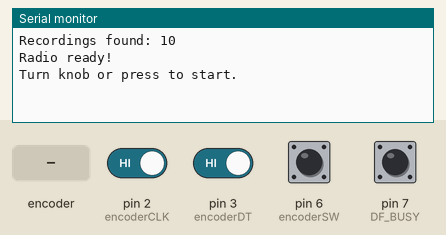
Bench run of a sketch on a simulated Arduino Uno, built with avr-gcc and run on an emulated ATmega328P. On the bench: the last lines printed to the serial monitor. The test bench sets the inputs (shaded band); at power-on: pin 2 (encoderCLK), pin 3 (encoderDT), pin 6 (encoderSW), pin 7 (DF_BUSY) HIGH. The audio player accepts every command and is not drawn.

Above: at 2.2 s.
2.3 s: rotary encoder on pin 2 (encoderCLK) / pin 3 (encoderDT) turned 3 steps (first pin leading)
At 3.9 s:
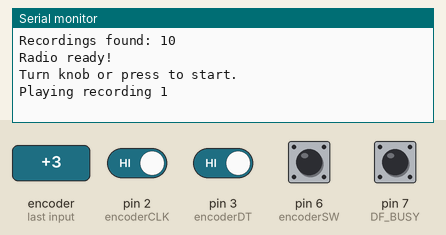
4.4 s: pin 6 (encoderSW) driven LOW
At 5.1 s:
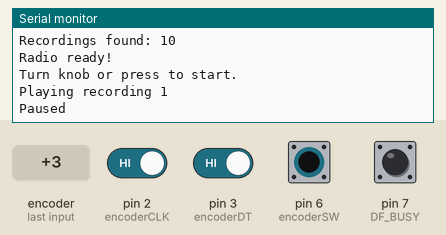
5.9 s: rotary encoder on pin 2 (encoderCLK) / pin 3 (encoderDT) turned 1 step (first pin leading)
At 6.5 s:
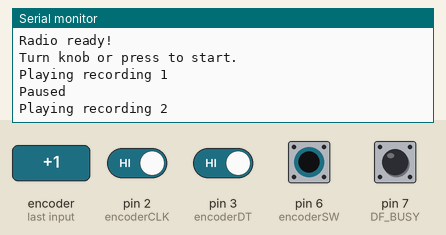
7.6 s: pin 7 (DF_BUSY) pulled LOW for 0.15 s
At 9.0 s:
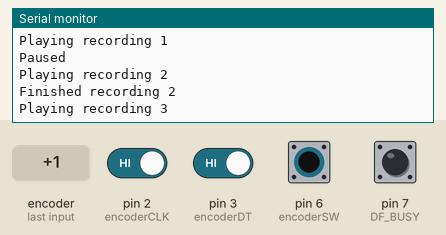
9.3 s: pin 7 (DF_BUSY) pulled LOW for 1 s
At 11.5 s:
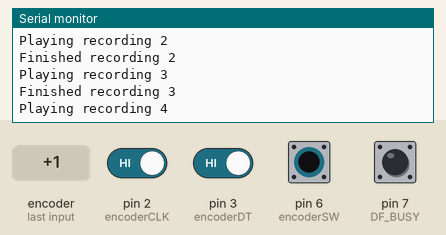
11.8 s: pin 6 (encoderSW) pulsed HIGH 2 times (0.12 s each, 0.3 s apart)
At 13.0 s:
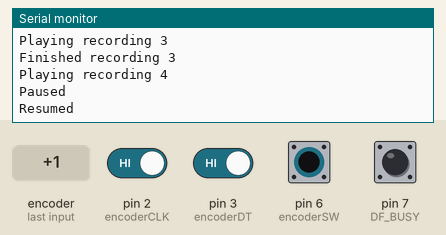
Timing chart, 0 to 14.8 s (numbered marks = the images above; inputs shaded):
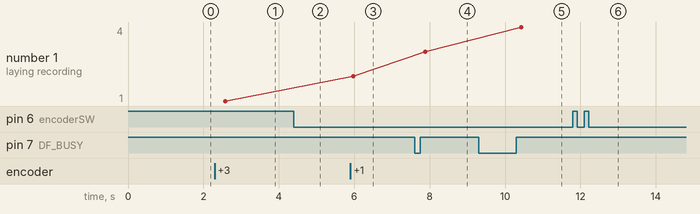

The sketch:

radio-final-working.ino
```cpp
#include <SoftwareSerial.h>
#include <DFRobotDFPlayerMini.h>

// ========================================
// DFPLAYER MINI - ORIGINAL KICAD WIRING
// ========================================

const int DF_RX = 4;
const int DF_TX = 5;
const int DF_BUSY = 7;  // NEW: DFPlayer BUSY -> Arduino D7

// ========================================
// ROTARY ENCODER
// ========================================

const int encoderCLK = 2;
const int encoderDT = 3;
const int encoderSW = 6;

// Volume: 0 to 30
const int speakerVolume = 30;

SoftwareSerial dfSerial(DF_RX, DF_TX);
DFRobotDFPlayerMini dfPlayer;

// ========================================
// TRACK VARIABLES
// ========================================

int totalTracks = 0;
int currentTrack = 0;

bool isPlaying = false;
bool isPaused = false;
bool waitingForPlayback = false;
bool playbackStarted = false;

unsigned long trackCommandTime = 0;

// ========================================
// ENCODER TRACKING
// ========================================

int lastCLK;
int encoderSteps = 0;

const int transitionsPerClick = 4;

// ========================================
// BUTTON DEBOUNCE
// ========================================

bool lastButtonReading = HIGH;
bool stableButtonState = HIGH;

unsigned long lastDebounceTime = 0;
const unsigned long debounceDelay = 40;

// ========================================
// PLAY SELECTED RECORDING
// ========================================

void playSelectedTrack() {

  if (totalTracks <= 0) return;

  if (currentTrack < 1 || currentTrack > totalTracks) return;

  dfPlayer.playFolder(1, currentTrack);

  isPlaying = true;
  isPaused = false;

  waitingForPlayback = true;
  playbackStarted = false;
  trackCommandTime = millis();

  Serial.print("Playing recording ");
  Serial.println(currentTrack);
}

// ========================================
// SETUP
// ========================================

void setup() {

  Serial.begin(9600);

  pinMode(encoderCLK, INPUT_PULLUP);
  pinMode(encoderDT, INPUT_PULLUP);
  pinMode(encoderSW, INPUT_PULLUP);

  // BUSY is normally LOW during playback
  pinMode(DF_BUSY, INPUT_PULLUP);

  lastCLK = digitalRead(encoderCLK);

  dfSerial.begin(9600);

  if (!dfPlayer.begin(dfSerial)) {

    Serial.println("DFPlayer not detected. Check wiring.");

    while (true) {
      delay(100);
    }
  }

  dfPlayer.volume(speakerVolume);

  delay(500);

  // Keep the original three attempts
  for (int attempt = 0; attempt < 3; attempt++) {

    int count = dfPlayer.readFileCountsInFolder(1);

    if (count > 0) {
      totalTracks = count;
      break;
    }

    delay(500);
  }

  Serial.print("Recordings found: ");
  Serial.println(totalTracks);

  if (totalTracks <= 0) {
    Serial.println("No recordings found in folder 01.");
  }

  // Silent on startup
  dfPlayer.stop();

  Serial.println("Radio ready!");
  Serial.println("Turn knob or press to start.");
}

// ========================================
// MAIN LOOP
// ========================================

void loop() {

  // ----------------------------------------
  // ROTARY ENCODER - NEXT / PREVIOUS
  // ----------------------------------------

  int currentCLK = digitalRead(encoderCLK);

  if (currentCLK != lastCLK) {

    if (digitalRead(encoderDT) != currentCLK) {
      encoderSteps++;
    } else {
      encoderSteps--;
    }

    if (abs(encoderSteps) >= transitionsPerClick) {

      int direction = (encoderSteps > 0) ? 1 : -1;
      encoderSteps = 0;

      if (totalTracks > 0) {

        if (currentTrack == 0) {
          currentTrack = (direction > 0) ? 1 : totalTracks;
        } else {
          currentTrack += direction;

          // Manual skipping wraps around
          if (currentTrack > totalTracks) {
            currentTrack = 1;
          }

          if (currentTrack < 1) {
            currentTrack = totalTracks;
          }
        }

        // Interrupt current recording
        playSelectedTrack();
      }
    }
  }

  lastCLK = currentCLK;

  // ----------------------------------------
  // PUSH BUTTON - START / PAUSE / RESUME
  // ----------------------------------------

  // ----------------------------------------
  // PUSH BUTTON - START / PAUSE / RESUME
  // ----------------------------------------

  bool buttonReading = digitalRead(encoderSW);

  if (buttonReading != lastButtonReading) {
    lastDebounceTime = millis();
  }

  if ((millis() - lastDebounceTime) > debounceDelay) {

    if (buttonReading != stableButtonState) {

      stableButtonState = buttonReading;

      if (stableButtonState == LOW && totalTracks > 0) {

        if (isPlaying && !isPaused) {

          dfPlayer.pause();
          isPaused = true;

          Serial.println("Paused");

        } else if (isPlaying && isPaused) {

          dfPlayer.start();
          isPaused = false;

          waitingForPlayback = true;
          playbackStarted = false;

          Serial.println("Resumed");

        } else {

          currentTrack = 1;
          playSelectedTrack();
        }
      }
    }
  }

  lastButtonReading = buttonReading;


  // ----------------------------------------
  // AUTOMATIC PLAYBACK USING BUSY PIN
  // ----------------------------------------

  if (isPlaying && !isPaused) {

    bool busy = (digitalRead(DF_BUSY) == LOW);

    // Wait until the DFPlayer actually starts
    if (waitingForPlayback) {

      if (busy) {
        playbackStarted = true;
        waitingForPlayback = false;
      }

    } else if (playbackStarted && !busy) {

      // Allow brief transitions to settle
      delay(100);

      if (digitalRead(DF_BUSY) == HIGH) {

        playbackStarted = false;

        Serial.print("Finished recording ");
        Serial.println(currentTrack);

        if (currentTrack < totalTracks) {

          // Automatically play next recording
          currentTrack++;
          playSelectedTrack();

        } else {

          // Last recording: STOP
          dfPlayer.stop();

          isPlaying = false;
          isPaused = false;
          waitingForPlayback = false;

          Serial.println("All recordings finished!");
        }
      }
    }
  }
}
```

Measured:
- after the input at 2.3 s, the serial monitor: prints a new line after 0.28 s (image 1)
- after the input at 4.4 s, the serial monitor: prints a new line at once (image 2)
- after the input at 5.9 s, the serial monitor: prints a new line after 0.08 s (image 3)
- after the input at 7.6 s, the serial monitor: prints a new line after 0.25 s (image 4)
- after the input at 9.3 s, the serial monitor: prints a new line after 1.1 s (image 5)
- after the input at 11.8 s, the serial monitor: prints a new line after 0.16 s (image 6)
- plotted number 1: 1 → 2 after the input at 5.9 s, 2 → 3 after the input at 7.6 s, 3 → 4 after the input at 9.3 s
